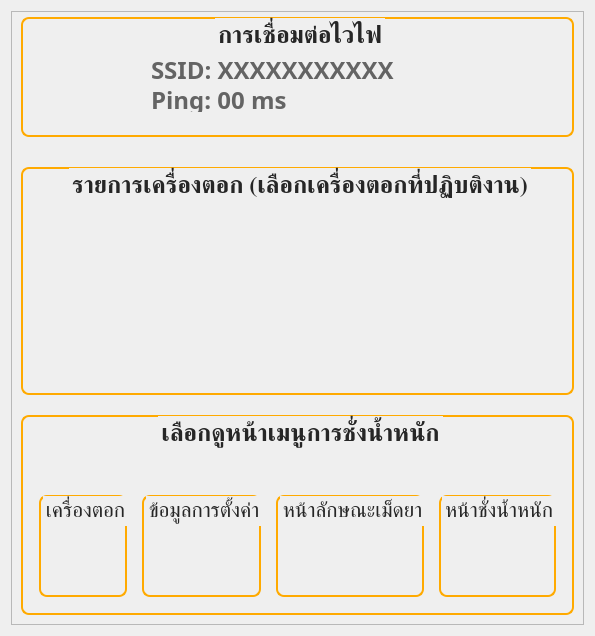
         <widget class="QWidget" name="develops_page">
          <property name="styleSheet">
           <string notr="true"/>
          </property>
          <layout class="QVBoxLayout" name="verticalLayout_31">
           <item>
            <widget class="QFrame" name="frame_2">
             <property name="styleSheet">
              <string notr="true">QLabel {
	color: rgb(100, 100, 100);
}
</string>
             </property>
             <property name="frameShape">
              <enum>QFrame::StyledPanel</enum>
             </property>
             <property name="frameShadow">
              <enum>QFrame::Raised</enum>
             </property>
             <layout class="QVBoxLayout" name="verticalLayout_39">
              <property name="spacing">
               <number>20</number>
              </property>
              <property name="topMargin">
               <number>5</number>
              </property>
              <item>
               <widget class="QWidget" name="widget_3" native="true">
                <property name="minimumSize">
                 <size>
                  <width>0</width>
                  <height>130</height>
                 </size>
                </property>
                <property name="maximumSize">
                 <size>
                  <width>16777215</width>
                  <height>130</height>
                 </size>
                </property>
                <layout class="QHBoxLayout" name="horizontalLayout_65">
                 <property name="leftMargin">
                  <number>0</number>
                 </property>
                 <property name="topMargin">
                  <number>0</number>
                 </property>
                 <property name="rightMargin">
                  <number>0</number>
                 </property>
                 <item>
                  <widget class="QGroupBox" name="groupBox_6">
                   <property name="maximumSize">
                    <size>
                     <width>16777215</width>
                     <height>120</height>
                    </size>
                   </property>
                   <property name="font">
                    <font>
                     <family>Kanit</family>
                     <pointsize>18</pointsize>
                     <bold>true</bold>
                    </font>
                   </property>
                   <property name="styleSheet">
                    <string notr="true">QGroupBox {
	border: solid;
	border-width: 2px;
	border-color: rgb(255, 170, 0);
	border-radius: 8px;
	color: #262626;
}</string>
                   </property>
                   <property name="title">
                    <string>การเชื่อมต่อไวไฟ</string>
                   </property>
                   <property name="alignment">
                    <set>Qt::AlignCenter</set>
                   </property>
                   <widget class="QLabel" name="wifi_signal_2">
                    <property name="geometry">
                     <rect>
                      <x>20</x>
                      <y>20</y>
                      <width>80</width>
                      <height>80</height>
                     </rect>
                    </property>
                    <property name="minimumSize">
                     <size>
                      <width>80</width>
                      <height>80</height>
                     </size>
                    </property>
                    <property name="maximumSize">
                     <size>
                      <width>80</width>
                      <height>80</height>
                     </size>
                    </property>
                    <property name="text">
                     <string/>
                    </property>
                    <property name="pixmap">
                     <pixmap resource="resource.qrc">:/assets/icon/no-wifi.png</pixmap>
                    </property>
                    <property name="scaledContents">
                     <bool>true</bool>
                    </property>
                   </widget>
                   <widget class="QLabel" name="ping">
                    <property name="geometry">
                     <rect>
                      <x>130</x>
                      <y>70</y>
                      <width>191</width>
                      <height>25</height>
                     </rect>
                    </property>
                    <property name="minimumSize">
                     <size>
                      <width>0</width>
                      <height>25</height>
                     </size>
                    </property>
                    <property name="maximumSize">
                     <size>
                      <width>16777215</width>
                      <height>25</height>
                     </size>
                    </property>
                    <property name="font">
                     <font>
                      <family>Kanit</family>
                      <pointsize>18</pointsize>
                      <bold>true</bold>
                     </font>
                    </property>
                    <property name="styleSheet">
                     <string notr="true">color: rgb(100, 100, 100);</string>
                    </property>
                    <property name="text">
                     <string>Ping: 00 ms</string>
                    </property>
                   </widget>
                   <widget class="QLabel" name="ssid">
                    <property name="geometry">
                     <rect>
                      <x>130</x>
                      <y>40</y>
                      <width>361</width>
                      <height>25</height>
                     </rect>
                    </property>
                    <property name="minimumSize">
                     <size>
                      <width>0</width>
                      <height>25</height>
                     </size>
                    </property>
                    <property name="maximumSize">
                     <size>
                      <width>16777215</width>
                      <height>25</height>
                     </size>
                    </property>
                    <property name="font">
                     <font>
                      <family>Kanit</family>
                      <pointsize>18</pointsize>
                      <bold>true</bold>
                     </font>
                    </property>
                    <property name="styleSheet">
                     <string notr="true">color: rgb(100, 100, 100);</string>
                    </property>
                    <property name="text">
                     <string>SSID: XXXXXXXXXXX</string>
                    </property>
                   </widget>
                  </widget>
                 </item>
                </layout>
               </widget>
              </item>
              <item>
               <widget class="QGroupBox" name="view_pages_group_2">
                <property name="minimumSize">
                 <size>
                  <width>0</width>
                  <height>0</height>
                 </size>
                </property>
                <property name="maximumSize">
                 <size>
                  <width>16777215</width>
                  <height>16777215</height>
                 </size>
                </property>
                <property name="font">
                 <font>
                  <family>Kanit</family>
                  <pointsize>18</pointsize>
                  <bold>true</bold>
                 </font>
                </property>
                <property name="styleSheet">
                 <string notr="true">QGroupBox {
	border: solid;
	border-width: 2px;
	border-color: rgb(255, 170, 0);
	border-radius: 8px;
	color: #262626;
}

QScrollArea {
	border: none;
}

QPushButton {
	border: none;
}
</string>
                </property>
                <property name="title">
                 <string>รายการเครื่องตอก (เลือกเครื่องตอกที่ปฏิบติงาน)</string>
                </property>
                <property name="alignment">
                 <set>Qt::AlignCenter</set>
                </property>
                <property name="flat">
                 <bool>false</bool>
                </property>
                <layout class="QHBoxLayout" name="horizontalLayout_56">
                 <property name="spacing">
                  <number>15</number>
                 </property>
                 <property name="leftMargin">
                  <number>15</number>
                 </property>
                 <property name="topMargin">
                  <number>40</number>
                 </property>
                 <property name="rightMargin">
                  <number>15</number>
                 </property>
                 <property name="bottomMargin">
                  <number>15</number>
                 </property>
                 <item>
                  <widget class="QScrollArea" name="tabletList">
                   <property name="minimumSize">
                    <size>
                     <width>0</width>
                     <height>130</height>
                    </size>
                   </property>
                   <property name="maximumSize">
                    <size>
                     <width>16777215</width>
                     <height>300</height>
                    </size>
                   </property>
                   <property name="styleSheet">
                    <string notr="true">QGroupBox {
	min-width: 120px;
	max-width: 120px;
	min-height: 100px;
}</string>
                   </property>
                   <property name="verticalScrollBarPolicy">
                    <enum>Qt::ScrollBarAlwaysOff</enum>
                   </property>
                   <property name="widgetResizable">
                    <bool>true</bool>
                   </property>
                   <widget class="QWidget" name="tabletListContents">
                    <property name="geometry">
                     <rect>
                      <x>0</x>
                      <y>0</y>
                      <width>706</width>
                      <height>243</height>
                     </rect>
                    </property>
                    <layout class="QHBoxLayout" name="horizontalLayout_64"/>
                   </widget>
                  </widget>
                 </item>
                </layout>
               </widget>
              </item>
              <item>
               <widget class="QGroupBox" name="view_pages_group">
                <property name="minimumSize">
                 <size>
                  <width>0</width>
                  <height>200</height>
                 </size>
                </property>
                <property name="maximumSize">
                 <size>
                  <width>16777215</width>
                  <height>200</height>
                 </size>
                </property>
                <property name="font">
                 <font>
                  <family>Kanit</family>
                  <pointsize>18</pointsize>
                  <bold>true</bold>
                 </font>
                </property>
                <property name="styleSheet">
                 <string notr="true">QGroupBox {
	border: solid;
	border-width: 2px;
	border-color: rgb(255, 170, 0);
	border-radius: 8px;
	color: #262626;
}

QPushButton {
	border: none;
}
</string>
                </property>
                <property name="title">
                 <string>เลือกดูหน้าเมนูการชั่งน้ำหนัก</string>
                </property>
                <property name="alignment">
                 <set>Qt::AlignCenter</set>
                </property>
                <property name="flat">
                 <bool>false</bool>
                </property>
                <layout class="QHBoxLayout" name="horizontalLayout_7">
                 <property name="spacing">
                  <number>15</number>
                 </property>
                 <property name="leftMargin">
                  <number>15</number>
                 </property>
                 <property name="topMargin">
                  <number>40</number>
                 </property>
                 <property name="rightMargin">
                  <number>15</number>
                 </property>
                 <property name="bottomMargin">
                  <number>15</number>
                 </property>
                 <item>
                  <widget class="QGroupBox" name="groupBox_2">
                   <property name="font">
                    <font>
                     <family>Kanit</family>
                     <pointsize>16</pointsize>
                    </font>
                   </property>
                   <property name="title">
                    <string>เครื่องตอก</string>
                   </property>
                   <property name="alignment">
                    <set>Qt::AlignCenter</set>
                   </property>
                   <layout class="QVBoxLayout" name="verticalLayout_17">
                    <property name="bottomMargin">
                     <number>0</number>
                    </property>
                    <item>
                     <widget class="QPushButton" name="machine_page_view">
                      <property name="font">
                       <font>
                        <family>Kanit</family>
                        <pointsize>11</pointsize>
                       </font>
                      </property>
                      <property name="cursor">
                       <cursorShape>PointingHandCursor</cursorShape>
                      </property>
                      <property name="layoutDirection">
                       <enum>Qt::LeftToRight</enum>
                      </property>
                      <property name="styleSheet">
                       <string notr="true"/>
                      </property>
                      <property name="text">
                       <string/>
                      </property>
                      <property name="icon">
                       <iconset resource="resource.qrc">
                        <normaloff>:/assets/icon/machine.png</normaloff>:/assets/icon/machine.png</iconset>
                      </property>
                      <property name="iconSize">
                       <size>
                        <width>80</width>
                        <height>80</height>
                       </size>
                      </property>
                      <property name="shortcut">
                       <string/>
                      </property>
                      <property name="autoRepeat">
                       <bool>false</bool>
                      </property>
                     </widget>
                    </item>
                   </layout>
                  </widget>
                 </item>
                 <item>
                  <widget class="QGroupBox" name="groupBox">
                   <property name="font">
                    <font>
                     <family>Kanit</family>
                     <pointsize>16</pointsize>
                    </font>
                   </property>
                   <property name="title">
                    <string>ข้อมูลการตั้งค่า</string>
                   </property>
                   <property name="alignment">
                    <set>Qt::AlignCenter</set>
                   </property>
                   <layout class="QVBoxLayout" name="verticalLayout_16">
                    <property name="bottomMargin">
                     <number>0</number>
                    </property>
                    <item>
                     <widget class="QPushButton" name="weighing_settings_page_view">
                      <property name="font">
                       <font>
                        <family>Kanit</family>
                        <pointsize>11</pointsize>
                       </font>
                      </property>
                      <property name="cursor">
                       <cursorShape>PointingHandCursor</cursorShape>
                      </property>
                      <property name="layoutDirection">
                       <enum>Qt::LeftToRight</enum>
                      </property>
                      <property name="styleSheet">
                       <string notr="true"/>
                      </property>
                      <property name="text">
                       <string/>
                      </property>
                      <property name="icon">
                       <iconset resource="resource.qrc">
                        <normaloff>:/assets/icon/settings.png</normaloff>:/assets/icon/settings.png</iconset>
                      </property>
                      <property name="iconSize">
                       <size>
                        <width>80</width>
                        <height>80</height>
                       </size>
                      </property>
                      <property name="shortcut">
                       <string/>
                      </property>
                      <property name="autoRepeat">
                       <bool>false</bool>
                      </property>
                     </widget>
                    </item>
                   </layout>
                  </widget>
                 </item>
                 <item>
                  <widget class="QGroupBox" name="groupBox_3">
                   <property name="font">
                    <font>
                     <family>Kanit</family>
                     <pointsize>16</pointsize>
                    </font>
                   </property>
                   <property name="title">
                    <string>หน้าลักษณะเม็ดยา</string>
                   </property>
                   <property name="alignment">
                    <set>Qt::AlignCenter</set>
                   </property>
                   <layout class="QVBoxLayout" name="verticalLayout_29">
                    <property name="bottomMargin">
                     <number>0</number>
                    </property>
                    <item>
                     <widget class="QPushButton" name="characteristics_page_view">
                      <property name="font">
                       <font>
                        <family>Kanit</family>
                        <pointsize>11</pointsize>
                       </font>
                      </property>
                      <property name="cursor">
                       <cursorShape>PointingHandCursor</cursorShape>
                      </property>
                      <property name="layoutDirection">
                       <enum>Qt::LeftToRight</enum>
                      </property>
                      <property name="styleSheet">
                       <string notr="true"/>
                      </property>
                      <property name="text">
                       <string/>
                      </property>
                      <property name="icon">
                       <iconset resource="resource.qrc">
                        <normaloff>:/assets/icon/characteristics.png</normaloff>:/assets/icon/characteristics.png</iconset>
                      </property>
                      <property name="iconSize">
                       <size>
                        <width>80</width>
                        <height>80</height>
                       </size>
                      </property>
                      <property name="shortcut">
                       <string/>
                      </property>
                      <property name="autoRepeat">
                       <bool>false</bool>
                      </property>
                     </widget>
                    </item>
                   </layout>
                  </widget>
                 </item>
                 <item>
                  <widget class="QGroupBox" name="groupBox_4">
                   <property name="font">
                    <font>
                     <family>Kanit</family>
                     <pointsize>16</pointsize>
                    </font>
                   </property>
                   <property name="title">
                    <string>หน้าชั่งน้ำหนัก</string>
                   </property>
                   <property name="alignment">
                    <set>Qt::AlignCenter</set>
                   </property>
                   <layout class="QVBoxLayout" name="verticalLayout_30">
                    <property name="bottomMargin">
                     <number>0</number>
                    </property>
                    <item>
                     <widget class="QPushButton" name="weighing_page_view">
                      <property name="font">
                       <font>
                        <family>Kanit</family>
                        <pointsize>11</pointsize>
                       </font>
                      </property>
                      <property name="cursor">
                       <cursorShape>PointingHandCursor</cursorShape>
                      </property>
                      <property name="layoutDirection">
                       <enum>Qt::LeftToRight</enum>
                      </property>
                      <property name="styleSheet">
                       <string notr="true"/>
                      </property>
                      <property name="text">
                       <string/>
                      </property>
                      <property name="icon">
                       <iconset resource="resource.qrc">
                        <normaloff>:/assets/icon/weighing.png</normaloff>:/assets/icon/weighing.png</iconset>
                      </property>
                      <property name="iconSize">
                       <size>
                        <width>80</width>
                        <height>80</height>
                       </size>
                      </property>
                      <property name="shortcut">
                       <string/>
                      </property>
                      <property name="autoRepeat">
                       <bool>false</bool>
                      </property>
                     </widget>
                    </item>
                   </layout>
                  </widget>
                 </item>
                </layout>
               </widget>
              </item>
             </layout>
            </widget>
           </item>
          </layout>
         </widget>
